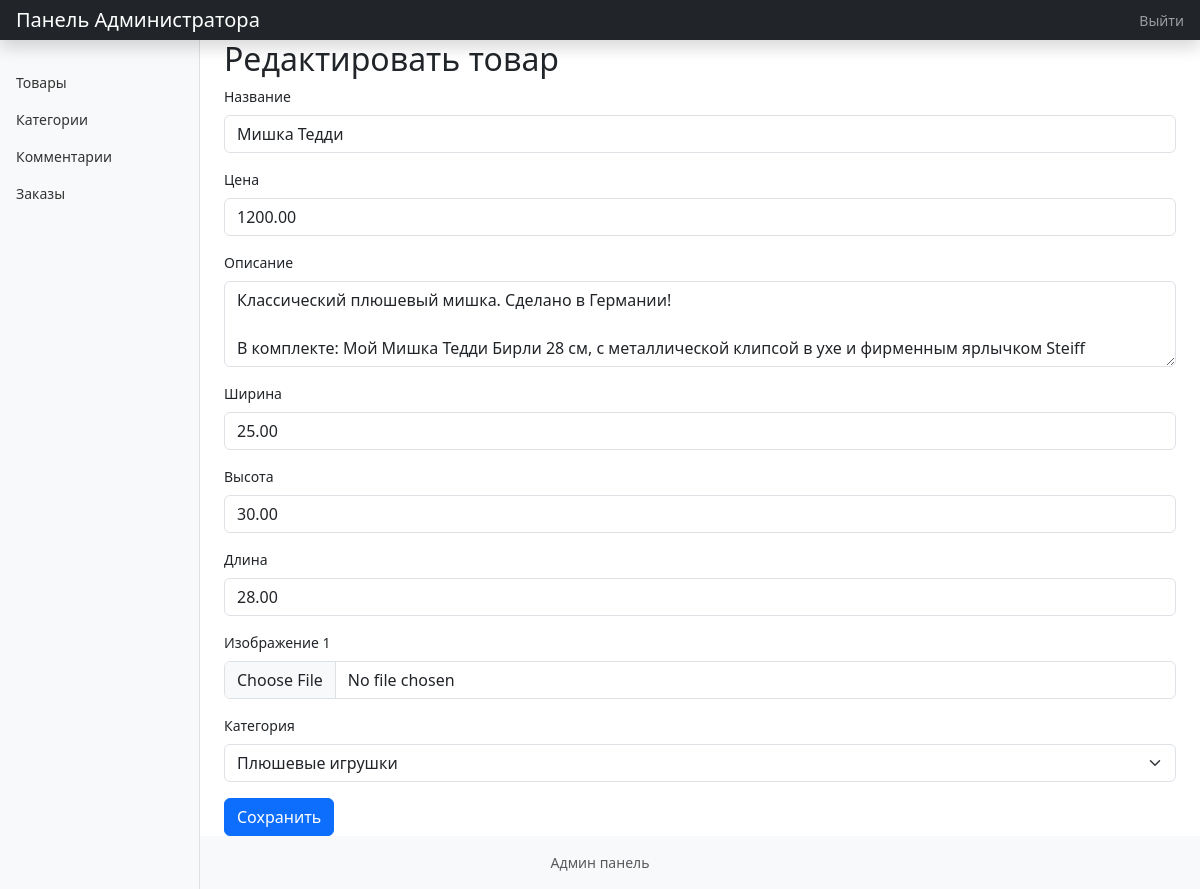
The page /admin_panel/edit_product.php?id=1 (signed in) on the database its author committed.
### tables this page shows
CREATE TABLE `Products` (
  `ProductId` int NOT NULL AUTO_INCREMENT,
  `CategoryId` int DEFAULT NULL,
  `ProductName` varchar(255) NOT NULL,
  `Price` decimal(10,2) NOT NULL,
  `Description` text,
  `Width` decimal(10,2) DEFAULT NULL,
  `Height` decimal(10,2) DEFAULT NULL,
  `Length` decimal(10,2) DEFAULT NULL,
  `img1` varchar(255) DEFAULT NULL,
  PRIMARY KEY (`ProductId`),
  KEY `CategoryId` (`CategoryId`),
  CONSTRAINT `Products_ibfk_1` FOREIGN KEY (`CategoryId`) REFERENCES `Categories` (`CategoryId`) ON DELETE CASCADE
);

### admin_panel/admin_functions.php (called while the page is built, shortened)
<?php
require_once '../include/db_connect.php';
function getProductById($id) {
    global $conn;
    $sql = "SELECT ProductId, CategoryId, ProductName, Price, Description, Width, Height, Length, img1 FROM Products WHERE ProductId = ?";
    $stmt = $conn->prepare($sql);
    $stmt->bind_param("i", $id);
    $stmt->execute();
    $result = $stmt->get_result();
    if ($result->num_rows > 0) {
        return $result->fetch_assoc();
    } else {
        return null;
    }
}
function getAllCategories() {
    global $conn;
    $sql = "SELECT CategoryId, CategoryName FROM Categories";
    $result = $conn->query($sql);
    $categories = [];
    while ($row = $result->fetch_assoc()) {
        $categories[] = $row;
    }
    return $categories;
}
?>

### admin_panel/edit_product.php (the view, shortened to what this page needs)
<?php
require_once 'admin_functions.php';
$categories = getAllCategories();
$productId = isset($_GET['id']) ? (int)$_GET['id'] : 0;
$product = getProductById($productId);
?>
<!DOCTYPE html>
<html lang="ru">
<head>
    <link href="https://cdn.jsdelivr.net/npm/bootstrap@5.3.2/dist/css/bootstrap.min.css" rel="stylesheet">
    <link rel="stylesheet" href="style.css">
</head>
<body>
<?php include 'include/admin_header.php';?>
    <div class="container-fluid">
        <div class="row">
            <?php include 'include/admin_sidebar.php';?>
            <main class="col-md-9 ms-sm-auto col-lg-10 px-md-4">
                <h2>Редактировать товар</h2>
                <form method="post" action="edit_product_handler.php?id=<?= $productId ?>" enctype="multipart/form-data">
                    <div class="mb-3">
                        <label for="productName" class="form-label">Название</label>
                        <input type="text" class="form-control" id="productName" name="productName" value="<?= htmlspecialchars($product['ProductName']) ?>" required>
                    </div>
                    <div class="mb-3">
                        <label for="price" class="form-label">Цена</label>
                        <input type="number" class="form-control" id="price" name="price" step="0.01" value="<?= htmlspecialchars($product['Price']) ?>" required>
                    </div>
                    <div class="mb-3">
                        <label for="description" class="form-label">Описание</label>
                        <textarea class="form-control" id="description" name="description" rows="3"><?= htmlspecialchars($product['Description']) ?></textarea>
                    </div>
                    <div class="mb-3">
                        <label for="width" class="form-label">Ширина</label>
                        <input type="number" class="form-control" id="width" name="width" step="0.01" value="<?= htmlspecialchars($product['Width']) ?>">
                    </div>
                    <div class="mb-3">
                        <label for="height" class="form-label">Высота</label>
                        <input type="number" class="form-control" id="height" name="height" step="0.01" value="<?= htmlspecialchars($product['Height']) ?>">
                    </div>
                    <div class="mb-3">
                        <label for="length" class="form-label">Длина</label>
                        <input type="number" class="form-control" id="length" name="length" step="0.01" value="<?= htmlspecialchars($product['Length']) ?>">
                    </div>
                    <div class="mb-3">
                        <label for="img1" class="form-label">Изображение 1</label>
                        <input type="file" class="form-control" id="img1" name="img1">
                    </div>
                    <div class="mb-3">
                        <label for="categoryId" class="form-label">Категория</label>
                        <select class="form-select" id="categoryId" name="categoryId" required>
                            <?php
                            if ($categories) {
                                foreach ($categories as $category) {
                                    $selected = ($category['CategoryId'] == $product['CategoryId']) ? 'selected' : '';
                                    echo "<option value='" . htmlspecialchars($category['CategoryId']) . "' " . $selected . ">" . htmlspecialchars($category['CategoryName']) . "</option>";
                                }
                            }
                            ?>
                        </select>
                    </div>
                    <button type="submit" class="btn btn-primary">Сохранить</button>
                </form>
            </main>
        </div>
    </div>
    <?php include 'include/admin_footer.php';?>
</body>
</html>

### admin_panel/style.css (style rules this page uses)
body { font-size: .875rem; }

### rows shown on the page
products: productName "Мишка Тедди", price "1200.00", description "Классический плюшевый мишка. Сделано в Германии! В комплекте: Мой Мишка Тедди Бирли 28 см, с металлической клипсой в ухе и фирменным ярлычком Steiff", width "25.00", height "30.00", length "28.00"

### other values the page prints
form field categoryId "Плюшевые игрушки"
